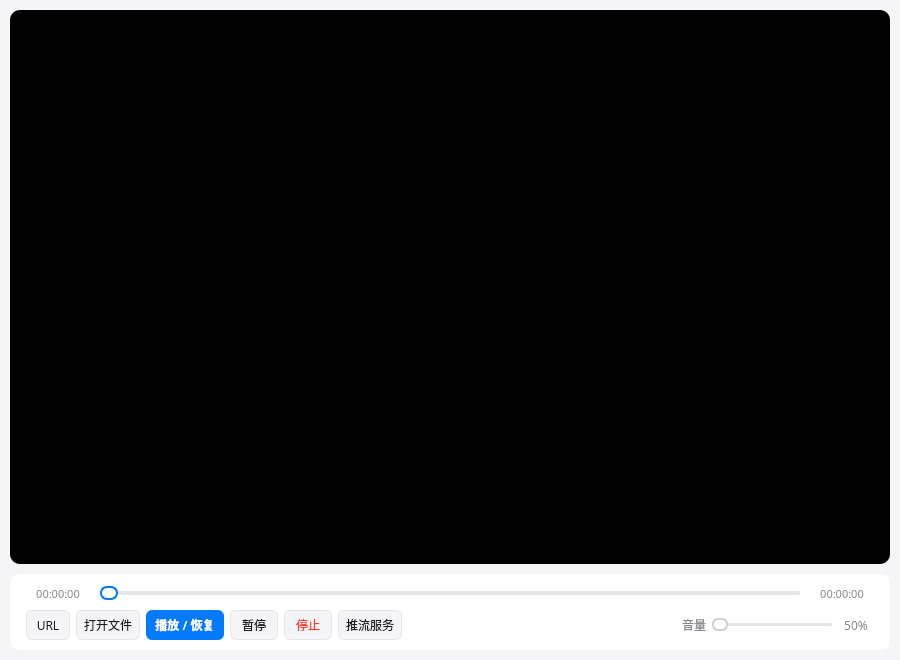
<?xml version="1.0" encoding="UTF-8"?>
<ui version="4.0">
 <class>PlayerDialog</class>
 <widget class="QDialog" name="PlayerDialog">
  <property name="geometry">
   <rect>
    <x>0</x>
    <y>0</y>
    <width>900</width>
    <height>660</height>
   </rect>
  </property>
  <property name="windowTitle">
   <string>视频播放</string>
  </property>
  <property name="styleSheet">
   <string notr="true">QDialog { background-color: #F5F5F7; }</string>
  </property>
  <layout class="QVBoxLayout" name="verticalLayout_main">
   <property name="spacing">
    <number>10</number>
   </property>
   <property name="leftMargin">
    <number>10</number>
   </property>
   <property name="topMargin">
    <number>10</number>
   </property>
   <property name="rightMargin">
    <number>10</number>
   </property>
   <property name="bottomMargin">
    <number>10</number>
   </property>
   <item>
    <widget class="MyOpenGLWidget" name="wdg_show" native="true">
     <property name="styleSheet">
      <string notr="true">background-color: #000000; border-radius: 10px;</string>
     </property>
    </widget>
   </item>
   <item>
    <widget class="QWidget" name="wdg_controls" native="true">
     <property name="minimumSize">
      <size>
       <width>0</width>
       <height>76</height>
      </size>
     </property>
     <property name="maximumSize">
      <size>
       <width>16777215</width>
       <height>76</height>
      </size>
     </property>
     <property name="styleSheet">
      <string notr="true">QWidget#wdg_controls { background-color: #FFFFFF; border-radius: 10px; }</string>
     </property>
     <layout class="QVBoxLayout" name="verticalLayout_controls">
      <property name="spacing">
       <number>6</number>
      </property>
      <property name="leftMargin">
       <number>16</number>
      </property>
      <property name="topMargin">
       <number>10</number>
      </property>
      <property name="rightMargin">
       <number>16</number>
      </property>
      <property name="bottomMargin">
       <number>10</number>
      </property>
      <item>
       <layout class="QHBoxLayout" name="horizontalLayout_progress">
        <property name="spacing">
         <number>10</number>
        </property>
        <item>
         <widget class="QLabel" name="lb_curTime">
          <property name="minimumSize">
           <size>
            <width>64</width>
            <height>0</height>
           </size>
          </property>
          <property name="font">
           <font>
            <family>Microsoft YaHei</family>
            <pointsize>8</pointsize>
           </font>
          </property>
          <property name="styleSheet">
           <string notr="true">color: #86868B; background: transparent;</string>
          </property>
          <property name="text">
           <string>00:00:00</string>
          </property>
          <property name="alignment">
           <set>Qt::AlignCenter</set>
          </property>
         </widget>
        </item>
        <item>
         <widget class="QSlider" name="slider_progress">
          <property name="orientation">
           <enum>Qt::Horizontal</enum>
          </property>
          <property name="styleSheet">
           <string notr="true">QSlider::groove:horizontal { background: #E5E5EA; height: 4px; border-radius: 2px; } QSlider::sub-page:horizontal { background: #007AFF; height: 4px; border-radius: 2px; } QSlider::handle:horizontal { background: #FFFFFF; border: 2px solid #007AFF; width: 14px; height: 14px; margin: -5px 0; border-radius: 7px; } QSlider::handle:horizontal:hover { border-color: #0066D6; }</string>
          </property>
         </widget>
        </item>
        <item>
         <widget class="QLabel" name="lb_totalTime">
          <property name="minimumSize">
           <size>
            <width>64</width>
            <height>0</height>
           </size>
          </property>
          <property name="font">
           <font>
            <family>Microsoft YaHei</family>
            <pointsize>8</pointsize>
           </font>
          </property>
          <property name="styleSheet">
           <string notr="true">color: #86868B; background: transparent;</string>
          </property>
          <property name="text">
           <string>00:00:00</string>
          </property>
          <property name="alignment">
           <set>Qt::AlignCenter</set>
          </property>
         </widget>
        </item>
       </layout>
      </item>
      <item>
       <widget class="QWidget" name="wdg_bottom" native="true">
        <property name="styleSheet">
         <string notr="true">background: transparent;</string>
        </property>
        <layout class="QHBoxLayout" name="horizontalLayout_buttons">
         <property name="spacing">
          <number>6</number>
         </property>
         <property name="leftMargin">
          <number>0</number>
         </property>
         <property name="topMargin">
          <number>0</number>
         </property>
         <property name="rightMargin">
          <number>0</number>
         </property>
         <property name="bottomMargin">
          <number>0</number>
         </property>
         <item>
          <widget class="QPushButton" name="pb_url">
           <property name="minimumSize">
            <size>
             <width>44</width>
             <height>30</height>
            </size>
           </property>
           <property name="font">
            <font>
             <family>Microsoft YaHei</family>
             <pointsize>9</pointsize>
            </font>
           </property>
           <property name="styleSheet">
            <string notr="true">QPushButton { background-color: #F5F5F7; color: #1D1D1F; border: 1px solid #E5E5EA; border-radius: 6px; } QPushButton:hover { background-color: #EBEBF0; border-color: #D1D1D6; } QPushButton:pressed { background-color: #E0E0E5; }</string>
           </property>
           <property name="text">
            <string>URL</string>
           </property>
           <property name="cursor">
            <cursorShape>PointingHandCursor</cursorShape>
           </property>
          </widget>
         </item>
         <item>
          <widget class="QPushButton" name="pb_start">
           <property name="minimumSize">
            <size>
             <width>64</width>
             <height>30</height>
            </size>
           </property>
           <property name="font">
            <font>
             <family>Microsoft YaHei</family>
             <pointsize>9</pointsize>
            </font>
           </property>
           <property name="styleSheet">
            <string notr="true">QPushButton { background-color: #F5F5F7; color: #1D1D1F; border: 1px solid #E5E5EA; border-radius: 6px; } QPushButton:hover { background-color: #EBEBF0; border-color: #D1D1D6; } QPushButton:pressed { background-color: #E0E0E5; }</string>
           </property>
           <property name="text">
            <string>打开文件</string>
           </property>
           <property name="cursor">
            <cursorShape>PointingHandCursor</cursorShape>
           </property>
          </widget>
         </item>
         <item>
          <widget class="QPushButton" name="pb_resume">
           <property name="minimumSize">
            <size>
             <width>78</width>
             <height>30</height>
            </size>
           </property>
           <property name="font">
            <font>
             <family>Microsoft YaHei</family>
             <pointsize>9</pointsize>
             <weight>75</weight>
             <bold>true</bold>
            </font>
           </property>
           <property name="styleSheet">
            <string notr="true">QPushButton { background-color: #007AFF; color: #FFFFFF; border: none; border-radius: 6px; } QPushButton:hover { background-color: #0066D6; } QPushButton:pressed { background-color: #0055B3; }</string>
           </property>
           <property name="text">
            <string>播放 / 恢复</string>
           </property>
           <property name="cursor">
            <cursorShape>PointingHandCursor</cursorShape>
           </property>
          </widget>
         </item>
         <item>
          <widget class="QPushButton" name="pb_pause">
           <property name="minimumSize">
            <size>
             <width>48</width>
             <height>30</height>
            </size>
           </property>
           <property name="font">
            <font>
             <family>Microsoft YaHei</family>
             <pointsize>9</pointsize>
            </font>
           </property>
           <property name="styleSheet">
            <string notr="true">QPushButton { background-color: #F5F5F7; color: #1D1D1F; border: 1px solid #E5E5EA; border-radius: 6px; } QPushButton:hover { background-color: #EBEBF0; border-color: #D1D1D6; } QPushButton:pressed { background-color: #E0E0E5; }</string>
           </property>
           <property name="text">
            <string>暂停</string>
           </property>
           <property name="cursor">
            <cursorShape>PointingHandCursor</cursorShape>
           </property>
          </widget>
         </item>
         <item>
          <widget class="QPushButton" name="pb_stop">
           <property name="minimumSize">
            <size>
             <width>48</width>
             <height>30</height>
            </size>
           </property>
           <property name="font">
            <font>
             <family>Microsoft YaHei</family>
             <pointsize>9</pointsize>
            </font>
           </property>
           <property name="styleSheet">
            <string notr="true">QPushButton { background-color: #F5F5F7; color: #FF3B30; border: 1px solid #E5E5EA; border-radius: 6px; } QPushButton:hover { background-color: #FFF0EF; border-color: #FF3B30; } QPushButton:pressed { background-color: #FFE0DE; }</string>
           </property>
           <property name="text">
            <string>停止</string>
           </property>
           <property name="cursor">
            <cursorShape>PointingHandCursor</cursorShape>
           </property>
          </widget>
         </item>
         <item>
          <widget class="QPushButton" name="pb_stream_service">
           <property name="minimumSize">
            <size>
             <width>64</width>
             <height>30</height>
            </size>
           </property>
           <property name="font">
            <font>
             <family>Microsoft YaHei</family>
             <pointsize>9</pointsize>
            </font>
           </property>
           <property name="styleSheet">
            <string notr="true">QPushButton { background-color: #F5F5F7; color: #1D1D1F; border: 1px solid #E5E5EA; border-radius: 6px; } QPushButton:hover { background-color: #EBEBF0; border-color: #D1D1D6; } QPushButton:pressed { background-color: #E0E0E5; }</string>
           </property>
           <property name="text">
            <string>推流服务</string>
           </property>
           <property name="cursor">
            <cursorShape>PointingHandCursor</cursorShape>
           </property>
          </widget>
         </item>
         <item>
          <spacer name="horizontalSpacer">
           <property name="orientation">
            <enum>Qt::Horizontal</enum>
           </property>
           <property name="sizeHint" stdset="0">
            <size>
             <width>20</width>
             <height>20</height>
            </size>
           </property>
          </spacer>
         </item>
         <item>
          <widget class="QLabel" name="label">
           <property name="font">
            <font>
             <family>Microsoft YaHei</family>
             <pointsize>9</pointsize>
            </font>
           </property>
           <property name="styleSheet">
            <string notr="true">color: #86868B; background: transparent;</string>
           </property>
           <property name="text">
            <string>音量</string>
           </property>
           <property name="alignment">
            <set>Qt::AlignCenter</set>
           </property>
          </widget>
         </item>
         <item>
          <widget class="QSlider" name="slider_volume">
           <property name="minimumSize">
            <size>
             <width>90</width>
             <height>0</height>
            </size>
           </property>
           <property name="maximumSize">
            <size>
             <width>120</width>
             <height>16777215</height>
            </size>
           </property>
           <property name="orientation">
            <enum>Qt::Horizontal</enum>
           </property>
           <property name="styleSheet">
            <string notr="true">QSlider::groove:horizontal { background: #E5E5EA; height: 3px; border-radius: 1px; } QSlider::sub-page:horizontal { background: #007AFF; height: 3px; border-radius: 1px; } QSlider::handle:horizontal { background: #FFFFFF; border: 1.5px solid #D1D1D6; width: 12px; height: 12px; margin: -5px 0; border-radius: 6px; } QSlider::handle:horizontal:hover { border-color: #007AFF; }</string>
           </property>
          </widget>
         </item>
         <item>
          <widget class="QLabel" name="lb">
           <property name="minimumSize">
            <size>
             <width>36</width>
             <height>0</height>
            </size>
           </property>
           <property name="font">
            <font>
             <family>Microsoft YaHei</family>
             <pointsize>9</pointsize>
            </font>
           </property>
           <property name="styleSheet">
            <string notr="true">color: #86868B; background: transparent;</string>
           </property>
           <property name="text">
            <string>50%</string>
           </property>
           <property name="alignment">
            <set>Qt::AlignCenter</set>
           </property>
          </widget>
         </item>
        </layout>
       </widget>
      </item>
     </layout>
    </widget>
   </item>
  </layout>
 </widget>
 <customwidgets>
  <customwidget>
   <class>MyOpenGLWidget</class>
   <extends>QWidget</extends>
   <header location="global">myopenglwidget.h</header>
   <container>1</container>
  </customwidget>
 </customwidgets>
 <resources/>
 <connections/>
</ui>
